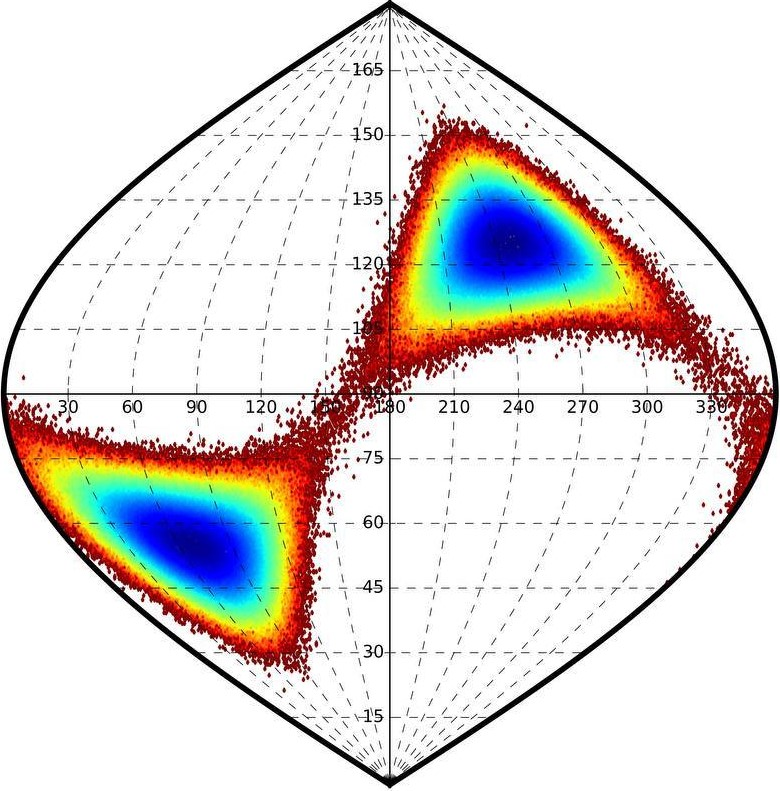
#> input picture AST.jpg, 780 x 791 px; its folder holds only this picture in this run
$ python visualizer_2_0.py
#> lines starting #> are read from the running program, lines starting #| are printed output that depends on the picture
from numpy import *
import matplotlib.pyplot as plt
from matplotlib.widgets import Slider, Cursor, LassoSelector, RadioButtons
import time


arr = array(range(6)) / 6.0
angle = 2 * pi * arr

cos_x = cos(angle)
sin_y = sin(angle)


class Ring:
    def __init__(self):
        self.x = cos_x
        self.y = sin_y
        self.z = zeros(6)
        self.phi = 180
        self.theta = 90
        self.q = 0.4
        self.center_mass = zeros(3)
        self.double_bond = 0
        self.bond_length = sqrt((self.x[0] - self.x[1]) ** 2 + (self.y[0] - self.y[1]) ** 2)
        self.oxygen = 2
        self.methil = 1
        self.double_methil = 5
        self.oh = 3
        self.type = "AST"
        self.plots = None

    def unmap(self):
        q2 = self.q * sin(pi * self.theta / 180)
        q3 = self.q * cos(pi * self.theta / 180)
        if self.type == "LUT":
            self.z = (1 / sqrt(3.0)) * q2 * cos(pi * self.phi / 180 + 2 * angle) + (1 / sqrt(6.0)) * q3 * (-1) ** array(range(6))
        elif self.type == "BCT":
            self.z = roll(flip(
                (1 / sqrt(3.0)) * q2 * cos(pi * self.phi / 180 + 2 * angle) + (1 / sqrt(6.0)) * q3 * (-1) ** array(
                    range(6)), 0), 1)
        else:
            self.z = flip((1 / sqrt(3.0)) * q2 * cos(pi * self.phi / 180 + 2 * angle) + (1 / sqrt(6.0)) * q3 * (-1) ** array(range(6)), 0)
        self.z = self.z - self.z[0]
        self.x = (0.5 + 0.5 * sqrt(1 - self.z ** 2)) * cos(angle)
        self.y = (0.5 + 0.5 * sqrt(1 - self.z ** 2)) * sin(angle)
        self.center_mass = array([
            self.x.sum() / 6,
            self.y.sum() / 6,
            self.z.sum() / 6,
        ])


ring = Ring()
ring.unmap()


def sinusoidal_projection(x, y):
    x = ((x - 180) * sin(pi * y / 180) + 180)
    return x, y


# [102 lines left out: function update_figure, not called in this run]


# Define figure composition
fig = plt.figure(figsize=[10.67, 6])
# Define axes for 3d and map
ax_3d = fig.add_axes([0, 0.25, 0.5, 0.7], projection='3d')
ax_map = fig.add_axes([0.5, 0.25, 0.4, 0.7])
# Define axes for sliders
ax_phi = fig.add_axes([0.25, 0.15, 0.6, 0.03])
phi_slider = Slider(ax_phi, 'Phi', 0, 360, valinit=ring.phi)
ax_theta = fig.add_axes([0.25, 0.1, 0.6, 0.03])
theta_slider = Slider(ax_theta, 'Theta', 0, 180, valinit=ring.theta)
ax_q = fig.add_axes([0.25, 0.05, 0.6, 0.03])
q_slider = Slider(ax_q, 'Q', 0, 1, valinit=ring.q)

img = plt.imread(f"{ring.type}.jpg")
#> img is the input picture: shape (791, 780, 3); mean R, G, B 222.1, 217.9, 215.2
bg = ax_map.imshow(img, extent=[0, 360, 0, 180], aspect='auto')

rax = fig.add_axes([0.05, 0.05, 0.1, 0.13])
radio = RadioButtons(rax, ('AST', 'BCT', 'CAN', 'LUT', 'ZEA'))

# Create a map
[pucker_map] = ax_map.plot(
    *sinusoidal_projection(ring.phi, ring.theta), marker='o', color='red')

# Create 3d molecule
# [cm] = ax_3d.plot(*ring.center_mass, color='red', marker='o')
# atoms = []
# for atom in range(6):
#     atoms.append(
#         *ax_3d.plot(
#             [ring.x[atom]],
#             [ring.y[atom]],
#             [ring.z[atom]], color='black', marker=f'${atom}$')
#     )
def replot():
    bonds = []
    for bond in range(6):
        if bond < 5:
            bonds.append(*ax_3d.plot(
                [ring.x[bond], ring.x[bond + 1]],
                [ring.y[bond], ring.y[bond + 1]],
                [ring.z[bond], ring.z[bond + 1]], color='black', marker='', linewidth=2))
        else:
            bonds.append(*ax_3d.plot(
                [ring.x[0], ring.x[bond]],
                [ring.y[0], ring.y[bond]],
                [ring.z[0], ring.z[bond]], color='black', marker='', linewidth=2))

    if ring.type != "LUT":
        [polyene_chain] = ax_3d.plot(
            [ring.x[0], ring.x[0] + ring.bond_length, ring.x[0] + ring.bond_length + cos(ring.bond_length), ring.x[0] + ring.bond_length * 2 + cos(ring.bond_length)],
            [ring.y[0], 0, sin(ring.bond_length), ring.y[1]],
            [ring.z[0], ring.z[0], ring.z[0], ring.z[0]], color='black', marker='', linewidth=2
        )
    else:
        [polyene_chain] = ax_3d.plot(
            [ring.x[0], ring.x[0] + ring.bond_length, ring.x[0] + ring.bond_length + cos(ring.bond_length),
             ring.x[0] + ring.bond_length * 2 + cos(ring.bond_length)],
            [ring.y[0], 0, sin(ring.bond_length), ring.y[1]],
            [ring.z[0], ring.z[0] - ring.bond_length * 1, ring.z[0] - ring.bond_length * 2, ring.z[0] - ring.bond_length * 3], color='black', marker='', linewidth=2
        )
    if ring.type != "LUT":
        [polyene_db] = ax_3d.plot(
            [ring.x[0] + ring.bond_length + ring.bond_length * 0.1 + sin(ring.bond_length * 0.13), ring.x[0] + ring.bond_length + cos(ring.bond_length) + ring.bond_length * 0.1],
            [0 - ring.bond_length * 0.1 + sin(ring.bond_length * 0.2), sin(ring.bond_length) - ring.bond_length * 0.1],
            [ring.z[0], ring.z[0]], color='black', linewidth=2
    )
    else:
        [polyene_db] = ax_3d.plot(
            [ring.x[0] + ring.bond_length + ring.bond_length * 0.1 + sin(ring.bond_length * 0.13),
             ring.x[0] + ring.bond_length + cos(ring.bond_length) + ring.bond_length * 0.1],
            [0 - ring.bond_length * 0.1 + sin(ring.bond_length * 0.2), sin(ring.bond_length) - ring.bond_length * 0.1],
            [ring.z[0] - ring.bond_length * 1, ring.z[0] - ring.bond_length * 2], color='black', linewidth=2
    )

    [methil] = ax_3d.plot(
        [ring.x[ring.methil], ring.x[ring.methil] * 1.6],
        [ring.y[ring.methil], ring.y[ring.methil] * 1.6],
        [ring.z[ring.methil], ring.z[ring.methil]], color='black', linewidth=2
    )

    double_methil = [
        *ax_3d.plot(
            [ring.x[ring.double_methil], ring.x[ring.double_methil] * 1.4],
            [ring.y[ring.double_methil], ring.y[ring.double_methil] * 1.4],
            [ring.z[ring.double_methil], ring.z[ring.double_methil] + ring.bond_length * 0.4], color='black', linewidth=2),
        *ax_3d.plot(
            [ring.x[ring.double_methil], ring.x[ring.double_methil] * 1.4],
            [ring.y[ring.double_methil], ring.y[ring.double_methil] * 1.4],
            [ring.z[ring.double_methil], ring.z[ring.double_methil] - ring.bond_length * 0.4], color='black', linewidth=2),
    ]

# def replot_variables():
    if ring.type != "LUT":
        [double_bond] = ax_3d.plot(
            [ring.x[0] * 0.8, ring.x[1] * 0.8],
            [ring.y[0] * 0.8, ring.y[1] * 0.8],
            [ring.z[0] * 0.8 - 0.04 * ring.bond_length, ring.z[1] * 0.8 - 0.04 * ring.bond_length], color='black', linewidth=2
        )
    else:
        [double_bond] = ax_3d.plot(
            [ring.x[1] * 0.8, ring.x[2] * 0.8],
            [ring.y[1] * 0.8, ring.y[2] * 0.8],
            [ring.z[1] * 0.8 - 0.04 * ring.bond_length, ring.z[2] * 0.8 - 0.04 * ring.bond_length], color='black', linewidth=2
        )

    if ring.type == "AST" or ring.type == "CAN":
        oxygen = [
            *ax_3d.plot(
                [ring.x[ring.oxygen] - 0.02 * ring.bond_length, ring.x[ring.oxygen] * 1.4 - 0.02 * ring.bond_length],
                [ring.y[ring.oxygen], ring.y[ring.oxygen] * 1.4],
                [ring.z[ring.oxygen] - 0.02 * ring.bond_length, ring.z[ring.oxygen] - 0.02 * ring.bond_length], color='red', linewidth=2
            ),
            *ax_3d.plot(
                [ring.x[ring.oxygen], ring.x[ring.oxygen] * 1.4],
                [ring.y[ring.oxygen] + 0.02 * ring.bond_length, ring.y[ring.oxygen] * 1.4 + 0.02 * ring.bond_length],
                [ring.z[ring.oxygen] + 0.02 * ring.bond_length, ring.z[ring.oxygen] + 0.02 * ring.bond_length], color='red', linewidth=2
            ),
            *ax_3d.plot(
                [ring.x[ring.oxygen] * 1.55],
                [ring.y[ring.oxygen] * 1.55],
                [ring.z[ring.oxygen]], color='red', marker='$O$', linewidth=2, markersize=10
            )
        ]
    else:
        oxygen = None

    if ring.type == "AST" or ring.type == "LUT" or ring.type == "ZEA":
        oh = [
            *ax_3d.plot(
                [ring.x[ring.oh], ring.x[ring.oh] * 1.25],
                [ring.y[ring.oh], ring.y[ring.oh] * 1.25],
                [ring.z[ring.oh], ring.z[ring.oh] + ring.bond_length * 0.4 * (1 - 2 * (ring.type != "LUT"))], color='blue', linewidth=2),
            *ax_3d.plot(
                [ring.x[ring.oh] * 1.45],
                [ring.y[ring.oh] * 1.45],
                [ring.z[ring.oh] + ring.bond_length * 0.4 * (1 - 2 * (ring.type != "LUT"))], marker='$HO$', color='blue', markersize=20)
        ]
    else:
        oh = None

    if ring.type == "AST" or ring.type == "CAN":
        [line] = ax_3d.plot(
            [ring.x[3], ring.x[5]],
            [ring.y[3], ring.y[5]],
            [ring.z[3], ring.z[5]], color='black', linewidth=2, linestyle='--'
        )
    elif ring.type == "LUT":
        [line] = ax_3d.plot(
            [ring.x[0], ring.x[3]],
            [ring.y[0], ring.y[3]],
            [ring.z[0], ring.z[3]], color='black', linewidth=2, linestyle='--'
        )
    else:
        [line] = ax_3d.plot(
            [ring.x[2], ring.x[5]],
            [ring.y[2], ring.y[5]],
            [ring.z[2], ring.z[5]], color='black', linewidth=2, linestyle='--'
        )
    ring.plots = [bonds, polyene_chain, polyene_db, methil, double_methil, double_bond, oxygen, oh, line]


replot()

# [23 lines left out: function onclick, not called in this run]


lasso = LassoSelector(ax=ax_map, useblit=False, onselect=onclick)


# Define figure updating
# [30 lines left out: functions sliders_on_changed, cartype, not called in this run]


radio.on_clicked(cartype)

phi_slider.on_changed(sliders_on_changed)
theta_slider.on_changed(sliders_on_changed)
q_slider.on_changed(sliders_on_changed)

# Map settings
ax_map.set_axis_off()
# [25 lines of commented-out code are left out]
ax_3d.set_xlabel('X')
ax_3d.set_ylabel('Y')
ax_3d.set_zlabel('Z')
ax_3d.set_xlim(-1, 1)
ax_3d.set_ylim(-1, 1)
ax_3d.set_zlim(-1, 1)
ax_3d.set_axis_off()

fig.show()
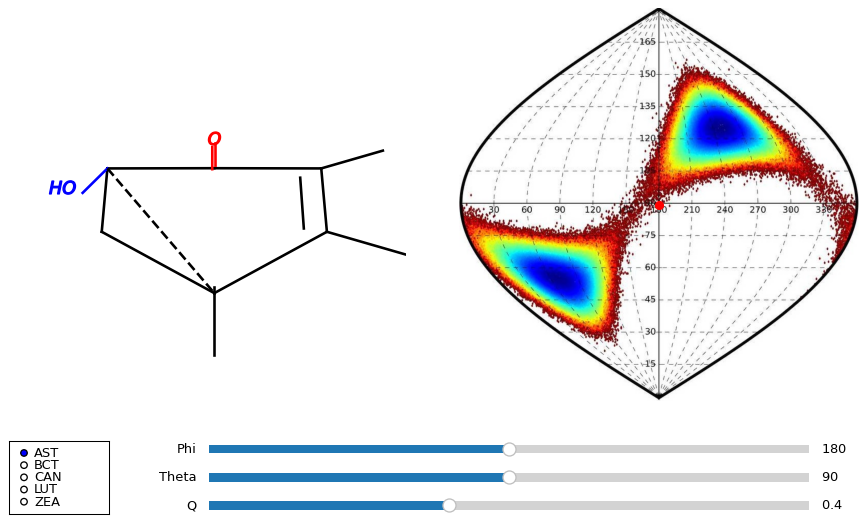
#> figure drawn by matplotlib, 6 panels
plt.show()
